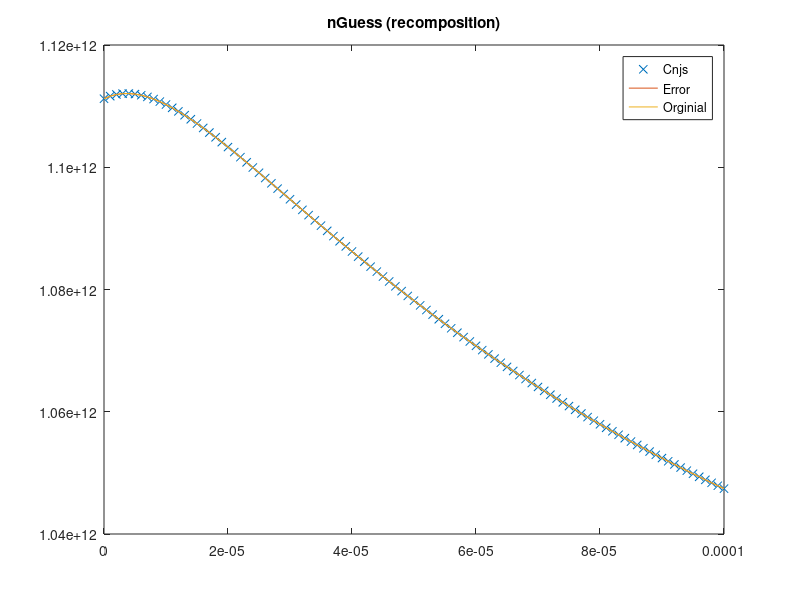
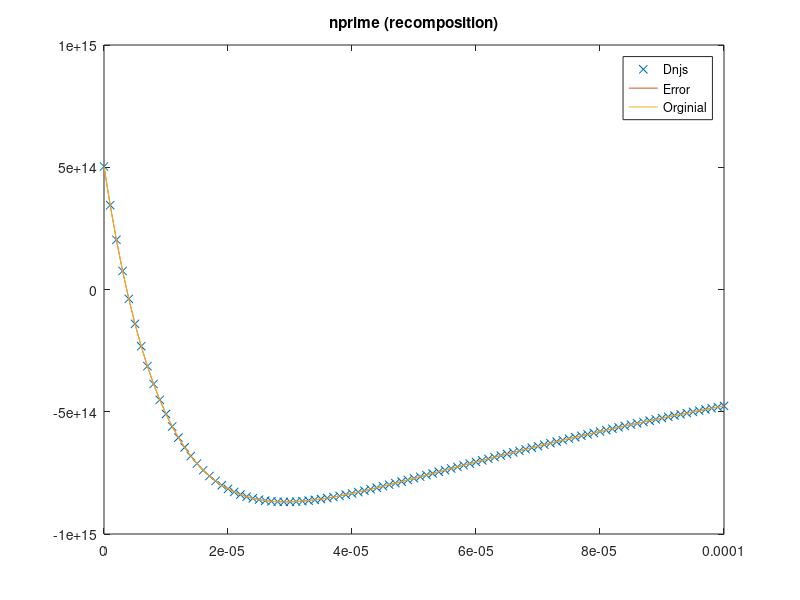
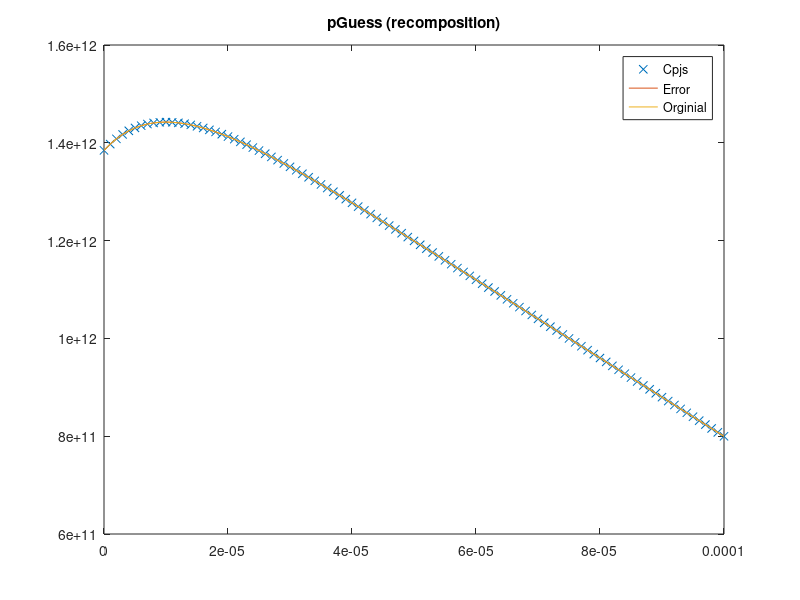
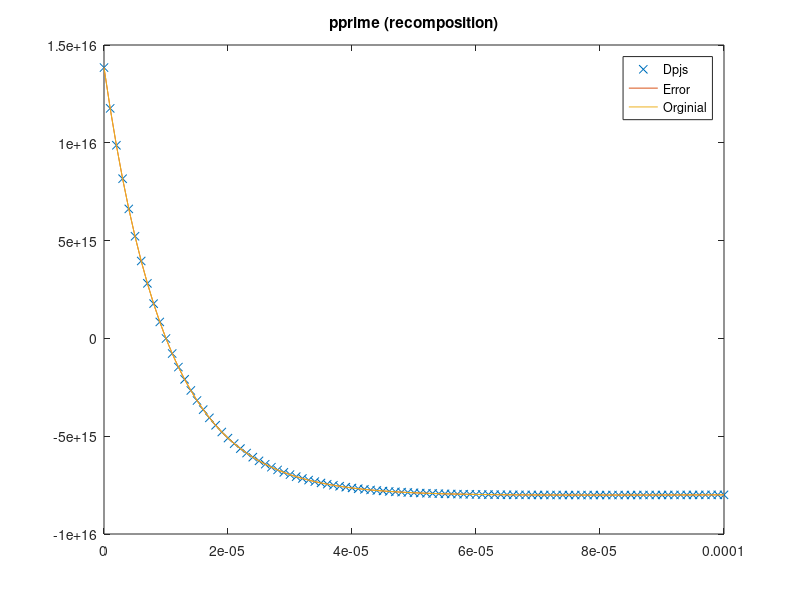

These figures' MATLAB source, in order: (Note: this script raises an error after producing the figures.)
clear all
close all
t=cputime;
%profile on


%Modified Newton, no noise, no Jacobian


%Version 1.0 of actual calculations
%Calculates the approximate solution of a known test function
%Uses numerical integration instead of symbolic integration
%The length of the testing regions can be varied
%The number of intervals can be varied
%The starting point of the testing region can be varied

%Collection of constants which may be useful

chi = 4.07; %(*electron affinity in eV*)
gamma = 5.47;  %(*ionization energy in eV*)
phi = chi + gamma/2; %(*work function in eV*)
Eg = gamma - chi;
ni = 2*10^6; %(*intrinsic carrier concentration in [1/cm^3]*)
me = 9.1*10^-31; %(*mass of electron  in kg*)
meffe = .067*me ;%(*mass in density of states for electrons [1]*)
meffh = .47*me; %(*mass in density of states for holes [1]*)
keV = 8.617*10^-5 ;%(*boltzmann  constant in eV/K*)
ksi = 1.38*10^-23; %(*boltzmann constant in J/K*)
ksiN = 1.38*10^-23;
ksiP = 1.38*10^-23;
T = 300; %(*Cell temperature in K*)
h = 6.626 * 10^-34;
Ec = -chi;
Ev = -gamma;
e0m = 8.854*10^-15;  %(*permittivity of free space in [s^4 A^2/m^3 kg]*)
e0 = e0m*10^-6; %(*permittivity of free space in [s^4 A^2/cm^3 kg]*)
er = 13.1; %(*permittivity ratio for a given material [1]*)
q = 1.6*10^-19; %(*Fundamental charge in C*)
taun = 10^-12; %(*electron lifetime in s*)
taup = 10^-9;%(*hole lifetime in s*)
mun = 8500; %(*electron mobility in cm^2/V s*)
mup = 400; %(*hole mobility in cm^2/V s*)
Dn = 220; %(*electron diffusivity in cm^2/s*)
Dp = 10; %(*hole diffusivity in cm^2/s*)
Sr = 10^5; %(*recombination velocity (in cm/s)*)
Wn = 10^-4; %(*Lenght of n-type region (in cm)*)
Wp = 10^-4; %(*Length of p-type region (in cm)*)


%Input the start and end points of the testing region and determine its
%length
startPoint = 0;
endPoint = Wn;
totalLength = endPoint-startPoint;

%Set number of intervals to divide domain into
numIntervals = 100;
intervalLength = totalLength/numIntervals;
dx = intervalLength;
maxIterations=1;
% Store node locations
node = startPoint:dx:totalLength;

%Random noise bounds
rand=1;

AbsError=10^-18;
RelError=10^-6;

filepath=strcat('modifiedNewton v1/rand',num2str(rand),'/',num2str(numIntervals),'terms');
mkdir(filepath)

%(*Solar incidence data*)
alphaOpt = 10000; %(*/cm*) (*GaAs*)
Conc = 1;
Lflux = 2.0*10^17; %(*/cm^2 s *) (*photons absorbed by GaAs at 1 sun*)
R = 0.1; %(*reflection coefficient*)
Gop = @(x) alphaOpt*Conc*Lflux*(1 - R)*exp(-alphaOpt*(x));%(*/cm^3*) 


indexp = linspace(startPoint,totalLength+startPoint,numIntervals+1);
indexn = linspace(startPoint,totalLength+startPoint,numIntervals+1);

%Define general basis functions for interval 0 to 1
% Use inline functions; define generic basis functions and derivatives

%Phi function is chosen such that phi_right (f1) has f(0) = 1, f(1)=0, f'(0) = 1,
%f'(1)=0
%Phi function is chosen such that phi_left (f2) has f(0) = 0, f(1)=1, f'(0) = 1,
%f'(1)=0
%f1 = phi_right
%f2 = phi_left
f1 =@(x) (1-3.*(x/dx).^2+ 2.*(x/dx).^3);
f2 =@(x) (3*(x/dx).^2-2*(x/dx).^3); 

f1prime = @(x) (-6/dx^2.*(x) + 6/dx^3.*(x).^2);
f2prime = @(x) (6/dx^2.*(x) - 6/dx^3.*(x).^2);

f1primeprime = @(x) (-6/dx^2 + 12/dx^3.*(x));
f2primeprime = @(x) (6/dx^2 - 12/dx^3.*(x));

%Psi function is chosen such that psi_right (f3) has f'(0) = 1, f'(1)=0, f(0) =
%0, f(1)=0
%Psi function is chosen such that psi_left (f4) has f'(0) = 0, f'(1)=1, f(0) = 0,
%f(1)=0
%f3 = psi_left
%f4 = psi_right
f3 = @(x) ((x/dx)- 2*(x/dx).^2+(x/dx).^3)*dx;
f4 = @(x) (-(x/dx).^2+(x/dx).^3)*dx;


f3prime = @(x) (1/dx - 4/dx.^2.*(x) + 3/dx.^3.*(x).^2)*dx;
f4prime = @(x) (-2/dx^2.*(x) + 3/dx^3.*(x).^2)*dx;

f3primeprime = @(x) (-4/dx.^2 + 6/dx.^3.*(x))*dx;
f4primeprime = @(x) (-2/dx.^2 + 6/dx.^3.*(x))*dx;

% x_axis=0:dx/100:dx;
% subplot(221),plot(x_axis,f1(x_axis))
% subplot(222),plot(x_axis,f2(x_axis))
% subplot(223),plot(x_axis,f3(x_axis))
% subplot(224),plot(x_axis,f4(x_axis))
%%%%%%%%%%%%%%%%%%%%%%%%%%%%%%%%%%%%%%%%%%%%%%%%%%%%%%%%%%%%%%%%%%%%%%%%%%%%%%
%Set up known n(x) and p(x) distributions
%%%%%%%%%%%%%%%%%%%%%%%%%%%%%%%%%%%%%%%%%%%%%%%%%%%%%%%%%%%%%%%%%%%%%%%%%%%%%%


%Set up initial guess for p(x).  The curve goes has the vague shape of the
%expected output (peak near 0 and vaguely exponential).

%%%%%%%%%%%%%%%%%%%%%%%%%%%%%%%%%%%%%%%%%%%%%%%%%%
%NOTE: If pGuess is change, initial BCs for pGuess must also be changed
%%%%%%%%%%%%%%%%%%%%%%%%%%%%%%%%%%%%%%%%%%%%%%%%%%
p1=-2.19258*10^11;
p2=8.16038*10^13;
p3=-8*10^13;
gammap1=100000;
gammap2=100;
gammap3=1;

%Symbolic form of pGuess
pGuessOrig = @(x) p1*exp(-gammap1*x)+p2*exp(-gammap2*x)+p3*exp(-gammap3*x);

n1=-1.79577*10^10;
n2=1.29167*10^11;
n3=10^12;
gamman1=100000;
gamman2=10000;
gamman3=1;

%Symbolic form of nGuess
nGuessOrig = @(x) n1*exp(-gamman1*x)+n2*exp(-gamman2*x)+n3*exp(-gamman3*x);

nprimeOrig = @(x) -(n1*gamman1*exp(-gamman1*x) + n2*gamman2*exp(-gamman2*x) + n3*gamman3*exp(-gamman3*x));
pprimeOrig = @(x) -(p1*gammap1*exp(-gammap1*x) + p2*gammap2*exp(-gammap2*x) + p3*gammap3*exp(-gammap3*x));

nprimeprimeOrig = @(x) (n1*gamman1*gamman1*exp(-gamman1*x) + n2*gamman2*gamman2*exp(-gamman2*x) + n3*gamman3*gamman3*exp(-gamman3*x));
pprimeprimeOrig = @(x) (p1*gammap1*gammap1*exp(-gammap1*x) + p2*gammap2*gammap2*exp(-gammap2*x) + p3*gammap3*gammap3*exp(-gammap3*x));

cn1 = Dn - ksiN*T*mun/q;
cn2 = ksiN*T*mun/q;

cp1 = ksiP*T*mup/q - Dp;
cp2 = -ksiP*T*mup/q;


Gopn = @(x) cn1.*(n1*(gamman1*gamman1)*exp(-gamman1*x) + n2*(gamman2*gamman2)*exp(-gamman2*x) + n3*(gamman3*gamman3)*exp(-gamman3*x))    +(ksiN*T*mun/q*(pprimeprimeOrig(x)./pGuessOrig(x) - (pprimeOrig(x)./pGuessOrig(x)).^2) - 1/taun).*(n1*exp(-gamman1*x) + n2*exp(-gamman2*x) + n3*exp(-gamman3*x))+cn2.*pprime(x)./pGuess(x).*(-n1*(gamman1)*exp(-gamman1*x) - n2*(gamman2)*exp(-gamman2*x) - n3*(gamman3)*exp(-gamman3*x));     
Gopp = @(x) cp1.*(p1*(gammap1*gammap1)*exp(-gammap1*x) + p2*(gammap2*gammap2)*exp(-gammap2*x) + p3*(gammap3*gammap3)*exp(-gammap3*x))    +(ksiP*T*mup/q*((nprimeOrig(x)./nGuessOrig(x)).^2 - nprimeprimeOrig(x)./nGuessOrig(x)) - 1/taup).*(p1*exp(-gammap1*x) + p2*exp(-gammap2*x) + p3*exp(-gammap3*x))+cp2.*nprime(x)./nGuess(x).*(-p1*(gammap1)*exp(-gammap1*x) - p2*(gammap2)*exp(-gammap2*x) - p3*(gammap3)*exp(-gammap3*x));    

%Adjust pGuess to include error
%Adjust pGuess to include error

%'Noisified' terms
%n3*rand,gamman1,gamman2,gamman3 set;n1 and n2 calculated from those
%numbers using BCs
%Calcs done in Mathematica

% n1rand=-1.70787*10^10;
% n2rand=1.22709*10^11;
% n3rand=10^12*(rand);
% 
nGuess =  nGuessOrig;%@(x)(n1rand*exp(-gamman1*x)+n2rand*exp(-gamman2*x)+n3rand*exp(-gamman3*x));
nprime =  nprimeOrig;%@(x)-(n1rand*gamman1*exp(-gamman1*x) + n2rand*gamman2*exp(-gamman2*x) + n3rand*gamman3*exp(-gamman3*x));
nprimeprime = nprimeprimeOrig;%@(x)n1rand*gamman1*gamman1*exp(-gamman1*x) + n2rand*gamman2*gamman2*exp(-gamman2*x) + n3rand*gamman3*gamman3*exp(-gamman3*x);

% %p3*rand,gammap1,gammap2,gammap3 set;p1 and p2 calculated from those
% %numbers using BCs
% %Calcs done in Mathematica
% 
% p1rand=-2.08295*10^11;
% p2rand=7.75236*10^13;
% p3rand=-8*10^13*rand;
% 
pGuess = pGuessOrig;%@(x) (p1rand*exp(-gammap1*x)+p2rand*exp(-gammap2*x)+p3rand*exp(-gammap3*x));
pprime =  pprimeOrig;%@(x)-(p1rand*gammap1*exp(-gammap1*x) + p2rand*gammap2*exp(-gammap2*x) + p3rand*gammap3*exp(-gammap3*x));
pprimeprime = pprimeprimeOrig;%@(x)p1rand*gammap1*gammap1*exp(-gammap1*x) + p2rand*gammap2*gammap2*exp(-gammap2*x) + p3rand*gammap3*gammap3*exp(-gammap3*x);

% fig2 = figure;
% plot(node,nGuess(node)), title('nGuess')
% saveas(fig2,strcat(filepath,'/nGuess.jpg'))

%Convert initial guess into form finite element composition
%This will allow it to be usable in later calculations

%Boundary conditions of test function put into form usable for the
%calculations below
 
temp1 = ksiN*T*mun/q*(pprimeprime(node)./pGuess(node) - (pprime(node)./pGuess(node)).^2) -1/taun;
temp2 = ksiN*T*mun/q*(pprimeprimeOrig(node)./pGuessOrig(node) - (pprimeOrig(node)./pGuessOrig(node)).^2)-1/taun;

plot(node,temp1,node,temp2,'x')

%%%%%%%%%%%%%%%%%%%%%%%%%%%%%%%%%%%%%%%%%%%%%%%%%%%%%%%%%%%%%%%%%%%%%%%%%%%%
%Calculate composition of n(x) in finite element space
%%%%%%%%%%%%%%%%%%%%%%%%%%%%%%%%%%%%%%%%%%%%%%%%%%%%%%%%%%%%%%%%%%%%%%%%%%
%alpha is boundary conditions term, n'(0)=alpha*n(0)
alphan = nprime(0)/nGuess(0);

%beta is boundary condition term, n'(L) = beta n(L)
betan= nprime(totalLength)/nGuess(totalLength);

%alpha is boundary conditions term, n'(0)=alpha*n(0)
alphap = pprime(0)/pGuess(0);

%beta is boundary condition term, n'(L) = beta n(L)
betap= pprime(totalLength)/pGuess(totalLength);


massmatrix = sparse (4*numIntervals,4*numIntervals);

massrhs = zeros(4*numIntervals,1);
for k = 1:numIntervals-2
	%%%%%%%%%%%%%%%%%%%%%%%%%%%%%%%%%%%%%%%%%%
    %Block 1  - (Upper left 4x4)
    %%%%%%%%%%%%%%%%%%%%%%%%%%%%%%%%%%%%%%%%%%
    %massmatrix(phi(n,r),xx)
	massmatrix(4*k-1,4*k-1) = massmatrix(4*k-1,4*k-1) + integral(@(x) f1((x-node(k+1))).*f1((x-node(k+1))),node(k+1),node(k+2),'AbsTol',AbsError,'RelTol',RelError);
	massmatrix(4*k,4*k-1)   = massmatrix(4*k,4*k-1) +   integral(@(x) f1((x-node(k+1))).*f3((x-node(k+1))),node(k+1),node(k+2),'AbsTol',AbsError,'RelTol',RelError);

    %massmatrix(psi(n,r),xx)
    massmatrix(4*k-1,4*k) = massmatrix(4*k-1,4*k) + integral(@(x) f3((x-node(k+1))).*f1((x-node(k+1))),node(k+1),node(k+2),'AbsTol',AbsError,'RelTol',RelError);
	massmatrix(4*k,4*k)   = massmatrix(4*k,4*k) +   integral(@(x) f3((x-node(k+1))).*f3((x-node(k+1))),node(k+1),node(k+2),'AbsTol',AbsError,'RelTol',RelError);

    %massmatrix(phi(p,r),xx)
	massmatrix(4*k+1,4*k+1) = massmatrix(4*k+1,4*k+1) + integral(@(x) f1((x-node(k+1))).*f1((x-node(k+1))),node(k+1),node(k+2),'AbsTol',AbsError,'RelTol',RelError);
	massmatrix(4*k+2,4*k+1) = massmatrix(4*k+2,4*k+1) + integral(@(x) f1((x-node(k+1))).*f3((x-node(k+1))),node(k+1),node(k+2),'AbsTol',AbsError,'RelTol',RelError);

    %massmatrix(psi(p,r),xx)
	massmatrix(4*k+1,4*k+2) = massmatrix(4*k+1,4*k+2) + integral(@(x) f3((x-node(k+1))).*f1((x-node(k+1))),node(k+1),node(k+2),'AbsTol',AbsError,'RelTol',RelError);
	massmatrix(4*k+2,4*k+2) = massmatrix(4*k+2,4*k+2) + integral(@(x) f3((x-node(k+1))).*f3((x-node(k+1))),node(k+1),node(k+2),'AbsTol',AbsError,'RelTol',RelError);
    
    %%%%%%%%%%%%%%%%%%%%%%%%%%%%%%%%%%%%%%%%%%
    %Block 2  - (Upper right 4x4)
    %%%%%%%%%%%%%%%%%%%%%%%%%%%%%%%%%%%%%%%%%%
    %massmatrix(phi(n,r),xx)
	massmatrix(4*k-1,4*k+3) = massmatrix(4*k-1,4*k+3) + integral(@(x) f2((x-node(k+1))).*f1((x-node(k+1))),node(k+1),node(k+2),'AbsTol',AbsError,'RelTol',RelError);
	massmatrix(4*k,4*k+3)   = massmatrix(4*k,4*k+3) +   integral(@(x) f2((x-node(k+1))).*f3((x-node(k+1))),node(k+1),node(k+2),'AbsTol',AbsError,'RelTol',RelError);

    %massmatrix(psi(n,r),xx)
    massmatrix(4*k-1,4*k+4) = massmatrix(4*k-1,4*k+4) + integral(@(x) f4((x-node(k+1))).*f1((x-node(k+1))),node(k+1),node(k+2),'AbsTol',AbsError,'RelTol',RelError);
	massmatrix(4*k,4*k+4)   = massmatrix(4*k,4*k+4) +   integral(@(x) f4((x-node(k+1))).*f3((x-node(k+1))),node(k+1),node(k+2),'AbsTol',AbsError,'RelTol',RelError);

    %massmatrix(phi(p,r),xx)
	massmatrix(4*k+1,4*k+5) = massmatrix(4*k+1,4*k+5) + integral(@(x) f2((x-node(k+1))).*f1((x-node(k+1))),node(k+1),node(k+2),'AbsTol',AbsError,'RelTol',RelError);
	massmatrix(4*k+2,4*k+5) = massmatrix(4*k+2,4*k+5) + integral(@(x) f2((x-node(k+1))).*f3((x-node(k+1))),node(k+1),node(k+2),'AbsTol',AbsError,'RelTol',RelError);

    %massmatrix(psi(p,r),xx)
	massmatrix(4*k+1,4*k+6) = massmatrix(4*k+1,4*k+6) + integral(@(x) f4((x-node(k+1))).*f1((x-node(k+1))),node(k+1),node(k+2),'AbsTol',AbsError,'RelTol',RelError);
	massmatrix(4*k+2,4*k+6) = massmatrix(4*k+2,4*k+6) + integral(@(x) f4((x-node(k+1))).*f3((x-node(k+1))),node(k+1),node(k+2),'AbsTol',AbsError,'RelTol',RelError);
    
    
   %%%%%%%%%%%%%%%%%%%%%%%%%%%%%%%%%%%%%%%%%%
    %Block 3  - (Bottom left 4x4)
    %%%%%%%%%%%%%%%%%%%%%%%%%%%%%%%%%%%%%%%%%%
    %massmatrix(phi(n,r),xx)
	massmatrix(4*k+3,4*k-1) = massmatrix(4*k+3,4*k-1) + integral(@(x) f1((x-node(k+1))).*f2((x-node(k+1))),node(k+1),node(k+2),'AbsTol',AbsError,'RelTol',RelError);
	massmatrix(4*k+4,4*k-1) = massmatrix(4*k+4,4*k-1) + integral(@(x) f1((x-node(k+1))).*f4((x-node(k+1))),node(k+1),node(k+2),'AbsTol',AbsError,'RelTol',RelError);

    %massmatrix(psi(n,r),xx)
    massmatrix(4*k+3,4*k) = massmatrix(4*k+3,4*k) + integral(@(x) f3((x-node(k+1))).*f2((x-node(k+1))),node(k+1),node(k+2),'AbsTol',AbsError,'RelTol',RelError);
	massmatrix(4*k+4,4*k) = massmatrix(4*k+4,4*k) + integral(@(x) f3((x-node(k+1))).*f4((x-node(k+1))),node(k+1),node(k+2),'AbsTol',AbsError,'RelTol',RelError);

    %massmatrix(phi(p,r),xx)
	massmatrix(4*k+5,4*k+1) = massmatrix(4*k+5,4*k+1) + integral(@(x) f1((x-node(k+1))).*f2((x-node(k+1))),node(k+1),node(k+2),'AbsTol',AbsError,'RelTol',RelError);
	massmatrix(4*k+6,4*k+1) = massmatrix(4*k+6,4*k+1) + integral(@(x) f1((x-node(k+1))).*f4((x-node(k+1))),node(k+1),node(k+2),'AbsTol',AbsError,'RelTol',RelError);

    %massmatrix(psi(p,r),xx)
	massmatrix(4*k+5,4*k+2) = massmatrix(4*k+5,4*k+2) + integral(@(x) f3((x-node(k+1))).*f2((x-node(k+1))),node(k+1),node(k+2),'AbsTol',AbsError,'RelTol',RelError);
	massmatrix(4*k+6,4*k+2) = massmatrix(4*k+6,4*k+2) + integral(@(x) f3((x-node(k+1))).*f4((x-node(k+1))),node(k+1),node(k+2),'AbsTol',AbsError,'RelTol',RelError);
    
    
    %%%%%%%%%%%%%%%%%%%%%%%%%%%%%%%%%%%%%%%%%%
    %Block 4  - (Bottom right 4x4)
    %%%%%%%%%%%%%%%%%%%%%%%%%%%%%%%%%%%%%%%%%%
    %massmatrix(phi(n,r),xx)
	massmatrix(4*k+3,4*k+3) = massmatrix(4*k+3,4*k+3) + integral(@(x) f2((x-node(k+1))).*f2((x-node(k+1))),node(k+1),node(k+2),'AbsTol',AbsError,'RelTol',RelError);
	massmatrix(4*k+4,4*k+3) = massmatrix(4*k+4,4*k+3) + integral(@(x) f2((x-node(k+1))).*f4((x-node(k+1))),node(k+1),node(k+2),'AbsTol',AbsError,'RelTol',RelError);

    %massmatrix(psi(n,r),xx)
    massmatrix(4*k+3,4*k+4) = massmatrix(4*k+3,4*k+4) + integral(@(x) f4((x-node(k+1))).*f2((x-node(k+1))),node(k+1),node(k+2),'AbsTol',AbsError,'RelTol',RelError);
	massmatrix(4*k+4,4*k+4) = massmatrix(4*k+4,4*k+4) + integral(@(x) f4((x-node(k+1))).*f4((x-node(k+1))),node(k+1),node(k+2),'AbsTol',AbsError,'RelTol',RelError);

    %massmatrix(phi(p,r),xx)
	massmatrix(4*k+5,4*k+5) = massmatrix(4*k+5,4*k+5) + integral(@(x) f2((x-node(k+1))).*f2((x-node(k+1))),node(k+1),node(k+2),'AbsTol',AbsError,'RelTol',RelError);
	massmatrix(4*k+6,4*k+5) = massmatrix(4*k+6,4*k+5) + integral(@(x) f2((x-node(k+1))).*f4((x-node(k+1))),node(k+1),node(k+2),'AbsTol',AbsError,'RelTol',RelError);

    %massmatrix(psi(p,r),xx)
	massmatrix(4*k+5,4*k+6) = massmatrix(4*k+5,4*k+6) + integral(@(x) f4((x-node(k+1))).*f2((x-node(k+1))),node(k+1),node(k+2),'AbsTol',AbsError,'RelTol',RelError);
	massmatrix(4*k+6,4*k+6) = massmatrix(4*k+6,4*k+6) + integral(@(x) f4((x-node(k+1))).*f4((x-node(k+1))),node(k+1),node(k+2),'AbsTol',AbsError,'RelTol',RelError);

    %%%%%%%%%%%%%%%%%%%%%%%%%%%%%%%%%%%%%%
    %RHS input
    %%%%%%%%%%%%%%%%%%%%%%%%%%%%%%%%%%%%%%%
    %nGuess terms
	massrhs(4*k-1) =      massrhs(4*k-1) +        integral(@(x) f1((x-node(k+1))).*nGuess(x),node(k+1),node(k+2),'AbsTol',AbsError,'RelTol',RelError);
	massrhs(4*k) =        massrhs(4*k)   +        integral(@(x) f3((x-node(k+1))).*nGuess(x),node(k+1),node(k+2),'AbsTol',AbsError,'RelTol',RelError);
    massrhs(4*k+3) =      massrhs(4*k+3) +        integral(@(x) f2((x-node(k+1))).*nGuess(x),node(k+1),node(k+2),'AbsTol',AbsError,'RelTol',RelError);
	massrhs(4*k+4) =      massrhs(4*k+4) +        integral(@(x) f4((x-node(k+1))).*nGuess(x),node(k+1),node(k+2),'AbsTol',AbsError,'RelTol',RelError);
    
    %pGuess terms
	massrhs(4*k+1) =    massrhs(4*k+1) +      integral(@(x) f1((x-node(k+1))).*pGuess(x),node(k+1),node(k+2),'AbsTol',AbsError,'RelTol',RelError);
	massrhs(4*k+2) =    massrhs(4*k+2) +      integral(@(x) f3((x-node(k+1))).*pGuess(x),node(k+1),node(k+2),'AbsTol',AbsError,'RelTol',RelError);
    massrhs(4*k+5) =    massrhs(4*k+5) +      integral(@(x) f2((x-node(k+1))).*pGuess(x),node(k+1),node(k+2),'AbsTol',AbsError,'RelTol',RelError);
	massrhs(4*k+6) =    massrhs(4*k+6) +      integral(@(x) f4((x-node(k+1))).*pGuess(x),node(k+1),node(k+2),'AbsTol',AbsError,'RelTol',RelError);
   
end    
    
%Handle 1st interval 'half case'
%Top left 2x2 block
massmatrix(1,1)= integral(@(x) (f1((x-node(1))) + alphan*f3((x-node(1)))).*(f1((x-node(1))) + alphan*f3((x-node(1)))),node(1),node(1)+dx,'AbsTol',AbsError,'RelTol',RelError);
massmatrix(2,2)= integral(@(x) (f1((x-node(1))) + alphap*f3((x-node(1)))).*(f1((x-node(1))) + alphap*f3((x-node(1)))),node(1),node(1)+dx,'AbsTol',AbsError,'RelTol',RelError);

%Left 2x4 block
massmatrix(3,1) = integral(@(x) (f1((x-node(1))) + alphan*f3((x-node(1)))).*f2((x-node(1))),node(1),node(1)+dx,'AbsTol',AbsError,'RelTol',RelError);
massmatrix(4,1) = integral(@(x) (f1((x-node(1))) + alphan*f3((x-node(1)))).*f4((x-node(1))),node(1),node(1)+dx,'AbsTol',AbsError,'RelTol',RelError);

massmatrix(5,2) = integral(@(x) (f1((x-node(1))) + alphap*f3((x-node(1)))).*f2((x-node(1))),node(1),node(1)+dx,'AbsTol',AbsError,'RelTol',RelError);
massmatrix(6,2) = integral(@(x) (f1((x-node(1))) + alphap*f3((x-node(1)))).*f4((x-node(1))),node(1),node(1)+dx,'AbsTol',AbsError,'RelTol',RelError);

%Right 4x2 block
massmatrix(1,3) = integral(@(x) f2((x-node(1))).*(f1((x-node(1))) + alphan*f3((x-node(1)))),node(1),node(1)+dx,'AbsTol',AbsError,'RelTol',RelError);
massmatrix(1,4) = integral(@(x) f4((x-node(1))).*(f1((x-node(1))) + alphan*f3((x-node(1)))),node(1),node(1)+dx,'AbsTol',AbsError,'RelTol',RelError);

massmatrix(2,5) = integral(@(x) f2((x-node(1))).*(f1((x-node(1))) + alphap*f3((x-node(1)))),node(1),node(1)+dx,'AbsTol',AbsError,'RelTol',RelError);
massmatrix(2,6) = integral(@(x) f4((x-node(1))).*(f1((x-node(1))) + alphap*f3((x-node(1)))),node(1),node(1)+dx,'AbsTol',AbsError,'RelTol',RelError);


%Overlapping 4x4 block
%massmatrix(phi(n,r),xx)
massmatrix(3,3) = massmatrix(3,3) + integral(@(x) f2((x-node(k+1))).*f2((x-node(k+1))),node(k+1),node(k+2),'AbsTol',AbsError,'RelTol',RelError);
massmatrix(4,3)   = massmatrix(4,3) + integral(@(x) f2((x-node(k+1))).*f4((x-node(k+1))),node(k+1),node(k+2),'AbsTol',AbsError,'RelTol',RelError);

%massmatrix(psi(n,r),xx)
massmatrix(3,4) = massmatrix(3,4) + integral(@(x) f4((x-node(k+1))).*f2((x-node(k+1))),node(k+1),node(k+2),'AbsTol',AbsError,'RelTol',RelError);
massmatrix(4,4)   = massmatrix(4,4) + integral(@(x) f4((x-node(k+1))).*f4((x-node(k+1))),node(k+1),node(k+2),'AbsTol',AbsError,'RelTol',RelError);

%massmatrix(phi(p,r),xx)
massmatrix(5,5) = massmatrix(5,5) + integral(@(x) f2((x-node(k+1))).*f2((x-node(k+1))),node(k+1),node(k+2),'AbsTol',AbsError,'RelTol',RelError);
massmatrix(6,5) = massmatrix(6,5) + integral(@(x) f2((x-node(k+1))).*f4((x-node(k+1))),node(k+1),node(k+2),'AbsTol',AbsError,'RelTol',RelError);

%massmatrix(psi(p,r),xx)
massmatrix(5,6) = massmatrix(5,6) + integral(@(x) f4((x-node(k+1))).*f2((x-node(k+1))),node(k+1),node(k+2),'AbsTol',AbsError,'RelTol',RelError);
massmatrix(6,6) = massmatrix(6,6) + integral(@(x) f4((x-node(k+1))).*f4((x-node(k+1))),node(k+1),node(k+2),'AbsTol',AbsError,'RelTol',RelError);

%RHS nGuess edge cases
massrhs(1) = massrhs(1) + integral(@(x) (f1((x-node(1))) + alphan*f3((x-node(1)))).*nGuess(x),node(1),node(1)+dx,'AbsTol',AbsError,'RelTol',RelError);
massrhs(3) = massrhs(3) + integral(@(x) f2((x-node(1))).*nGuess(x),node(1),node(1)+dx,'AbsTol',AbsError,'RelTol',RelError);
massrhs(4) = massrhs(4) + integral(@(x) f4((x-node(1))).*nGuess(x),node(1),node(1)+dx,'AbsTol',AbsError,'RelTol',RelError);

%RHS nGuess edge cases
massrhs(2) = massrhs(2) + integral(@(x) (f1((x-node(1))) + alphap*f3((x-node(1)))).*pGuess(x),node(1),node(1)+dx,'AbsTol',AbsError,'RelTol',RelError);
massrhs(5) = massrhs(5) + integral(@(x) f2((x-node(1))).*pGuess(x),node(1),node(1)+dx,'AbsTol',AbsError,'RelTol',RelError);
massrhs(6) = massrhs(6) + integral(@(x) f4((x-node(1))).*pGuess(x),node(1),node(1)+dx,'AbsTol',AbsError,'RelTol',RelError);


%Handle last interval 'half case'
last = 4*numIntervals;

%Handle 1st interval 'half case'
%Bottom right 2x2 block
massmatrix(last,last) =     integral(@(x) (f2((x-node(end)+dx)) + betap*f4((x-node(end)+dx))).*(f2((x-node(end)+dx)) + betap*f4((x-node(end)+dx))),node(end)-dx,node(end),'AbsTol',AbsError,'RelTol',RelError);
massmatrix(last-1,last-1) = integral(@(x) (f2((x-node(end)+dx)) + betan*f4((x-node(end)+dx))).*(f2((x-node(end)+dx)) + betan*f4((x-node(end)+dx))),node(end)-dx,node(end),'AbsTol',AbsError,'RelTol',RelError);


%Bottom 2x4 block
massmatrix(last,last-2) = integral(@(x) f3((x-node(end)+dx)).*(f2((x-node(end)+dx)) + betap*f4((x-node(end)+dx))),node(end)-dx,node(end),'AbsTol',AbsError,'RelTol',RelError);
massmatrix(last,last-3) = integral(@(x) f1((x-node(end)+dx)).*(f2((x-node(end)+dx)) + betap*f4((x-node(end)+dx))),node(end)-dx,node(end),'AbsTol',AbsError,'RelTol',RelError);

massmatrix(last-1,last-4) = integral(@(x) f3((x-node(end)+dx)).*(f2((x-node(end)+dx)) + betan*f4((x-node(end)+dx))),node(end)-dx,node(end),'AbsTol',AbsError,'RelTol',RelError);
massmatrix(last-1,last-5) = integral(@(x) f1((x-node(end)+dx)).*(f2((x-node(end)+dx)) + betan*f4((x-node(end)+dx))),node(end)-dx,node(end),'AbsTol',AbsError,'RelTol',RelError);


%Left 4x2 Block
massmatrix(last-2,last) = integral(@(x) (f2((x-node(end)+dx)) + betap*f4((x-node(end)+dx))).*f3((x-node(end)+dx)),node(end)-dx,node(end),'AbsTol',AbsError,'RelTol',RelError);
massmatrix(last-3,last) = integral(@(x) (f2((x-node(end)+dx)) + betap*f4((x-node(end)+dx))).*f1((x-node(end)+dx)),node(end)-dx,node(end),'AbsTol',AbsError,'RelTol',RelError);

massmatrix(last-4,last-1) = integral(@(x) (f2((x-node(end)+dx)) + betan*f4((x-node(end)+dx))).*f3((x-node(end)+dx)),node(end)-dx,node(end),'AbsTol',AbsError,'RelTol',RelError);
massmatrix(last-5,last-1) = integral(@(x) (f2((x-node(end)+dx)) + betan*f4((x-node(end)+dx))).*f1((x-node(end)+dx)),node(end)-dx,node(end),'AbsTol',AbsError,'RelTol',RelError);


%Overlapping 4x4 block
%massmatrix(phi(n,r),xx)
massmatrix(last-5,last-5) = massmatrix(last-5,last-5) + integral(@(x) f1((x-node(k+1))).*f1((x-node(k+1))),node(k+1),node(k+2),'AbsTol',AbsError,'RelTol',RelError);
massmatrix(last-4,last-5) = massmatrix(last-4,last-5) + integral(@(x) f1((x-node(k+1))).*f3((x-node(k+1))),node(k+1),node(k+2),'AbsTol',AbsError,'RelTol',RelError);

%massmatrix(psi(n,r),xx)
massmatrix(last-5,last-4) = massmatrix(last-5,last-4) + integral(@(x) f3((x-node(k+1))).*f1((x-node(k+1))),node(k+1),node(k+2),'AbsTol',AbsError,'RelTol',RelError);
massmatrix(last-4,last-4) = massmatrix(last-4,last-4) + integral(@(x) f3((x-node(k+1))).*f3((x-node(k+1))),node(k+1),node(k+2),'AbsTol',AbsError,'RelTol',RelError);

%massmatrix(phi(p,r),xx)
massmatrix(last-3,last-3) = massmatrix(last-3,last-3) + integral(@(x) f1((x-node(k+1))).*f1((x-node(k+1))),node(k+1),node(k+2),'AbsTol',AbsError,'RelTol',RelError);
massmatrix(last-2,last-3) = massmatrix(last-2,last-3) + integral(@(x) f1((x-node(k+1))).*f3((x-node(k+1))),node(k+1),node(k+2),'AbsTol',AbsError,'RelTol',RelError);

%massmatrix(psi(p,r),xx)
massmatrix(last-3,last-2) = massmatrix(last-3,last-2) + integral(@(x) f3((x-node(k+1))).*f1((x-node(k+1))),node(k+1),node(k+2),'AbsTol',AbsError,'RelTol',RelError);
massmatrix(last-2,last-2) = massmatrix(last-2,last-2) + integral(@(x) f3((x-node(k+1))).*f3((x-node(k+1))),node(k+1),node(k+2),'AbsTol',AbsError,'RelTol',RelError);
   
%RHS edge cases
%nGuess
massrhs(last-1) = massrhs(last)+ integral(@(x) (f2((x-node(end)+dx)) + betan*f4((x-node(end)+dx))).*nGuess(x),node(end)-dx,node(end),'AbsTol',AbsError,'RelTol',RelError);
massrhs(last-5) = massrhs(last-5) + integral(@(x) f1((x-node(end)+dx)).*nGuess(x),node(end)-dx,node(end),'AbsTol',AbsError,'RelTol',RelError);
massrhs(last-4) = massrhs(last-4) + integral(@(x) f3((x-node(end)+dx)).*nGuess(x),node(end)-dx,node(end),'AbsTol',AbsError,'RelTol',RelError);

%pGuess
massrhs(last) = massrhs(last)+ integral(@(x) (f2((x-node(end)+dx)) + betap*f4((x-node(end)+dx))).*pGuess(x),node(end)-dx,node(end),'AbsTol',AbsError,'RelTol',RelError);
massrhs(last-3) = massrhs(last-3) + integral(@(x) f1((x-node(end)+dx)).*pGuess(x),node(end)-dx,node(end),'AbsTol',AbsError,'RelTol',RelError);
massrhs(last-2) = massrhs(last-2) + integral(@(x) f3((x-node(end)+dx)).*pGuess(x),node(end)-dx,node(end),'AbsTol',AbsError,'RelTol',RelError);




%%%%%%%%%%%%%%%%%%%%%%%%%%%%%%%%%%%%%%%%%%%%%%%%%%%%%%%%%%%%%%%%%%%%%%%
%Perform final calcs
%%%%%%%%%%%%%%%%%%%%%%%%%%%%%%%%%%%%%%%%%%%%%%%%%%%%%%%%%%%%%%%%%%%%%%%%%
%Fill scalling matrix
D = sparse(4*(numIntervals),4*(numIntervals));

for index = 3:4:length(D)-2
   D(index,index) = 1;
   D(index+1,index+1) = 1;%10^4*numIntervals
   D(index+2,index+2) = 1;
   D(index+3,index+3) = 1;%10^4*numIntervals
end
D(1,1)=1;
D(2,2)=1;
D(length(D)-1,length(D)-1)=1;
D(length(D),length(D))=1;

%Scale Matrices using scaling matrix
LHSscaled = D*massmatrix*D;
RHSscaled = D*massrhs;

%Solve simultaneous equations
ScaledCoeffs = LHSscaled\RHSscaled;
Coeffs = D'*ScaledCoeffs;

%Collect Cj's in an array for display purposes
Cnjs = zeros(1,numIntervals+1);
Dnjs = zeros(1,numIntervals+1);
Cpjs = zeros(1,numIntervals+1);
Dpjs = zeros(1,numIntervals+1);

for index=2:length(Cnjs)-1
   Cnjs(1,index) = Coeffs(4*index-5);
   Dnjs(1,index) = Coeffs(4*index-4);
   Cpjs(1,index) = Coeffs(4*index-3);
   Dpjs(1,index) = Coeffs(4*index-2);
end
Cnjs(1) = Coeffs(1);
Dnjs(1) = Coeffs(1)*alphan;
Cpjs(1) = Coeffs(2);
Dpjs(1) = Coeffs(2)*alphap;

Cnjs(numIntervals+1)=Coeffs(length(Coeffs)-1);
Dnjs(numIntervals+1)=Coeffs(length(Coeffs)-1)*betan;
Cpjs(numIntervals+1)=Coeffs(length(Coeffs));
Dpjs(numIntervals+1)=Coeffs(length(Coeffs))*betap;

InitialCnjs = Cnjs;
InitialDnjs = Dnjs;
InitialCpjs = Cpjs;
InitialDpjs = Dpjs;

nOrig=nGuessOrig;
pOrig=pGuessOrig;
trueCnjs = nOrig(node);
trueDnjs = nprimeOrig(node);
trueCpjs = pOrig(node);
trueDpjs = pprimeOrig(node);

fig4 = figure;
plot(indexn,Cnjs,'x',node,nGuess(node),indexn,nOrig(indexn)),title('nGuess (recomposition)'),legend('Cnjs','Error','Orginial');
saveas(fig4,strcat(filepath,'/nGuess_recomposition.jpg'))

fig4 = figure;
plot(indexn,Dnjs,'x',node,nprime(node),indexn,nprimeOrig(indexn)),title('nprime (recomposition)'),legend('Dnjs','Error','Orginial');
saveas(fig4,strcat(filepath,'/nprime_recomposition.jpg'))

fig5 = figure;
plot(indexn,Cpjs,'x',node,pGuess(node),indexn,pOrig(indexn)),title('pGuess (recomposition)'),legend('Cpjs','Error','Orginial');
saveas(fig5,strcat(filepath,'/pGuess_recomposition.jpg'))

fig5 = figure;
plot(indexn,Dpjs,'x',node,pprime(node),indexn,pprimeOrig(indexn)),title('pprime (recomposition)'),legend('Dpjs','Error','Orginial');
saveas(fig5,strcat(filepath,'/pprime_recomposition.jpg'))

count=1

options = optimoptions('fsolve','MaxIter',maxIterations,'Display','iter','TolFun',10^6);
[x,fval,exitflag,output,jacobian]= fsolve(@(x)callFunction(x),Coeffs,options);
count=2
%Displays runtime of m-file
time = cputime-t



%Store variable values to be used later
save(strcat(filepath,'/',num2str(numIntervals),'terms',num2str(maxIterations),'iterations.mat'))